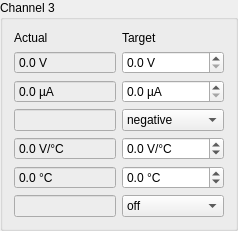
    <widget class="QGroupBox" name="groupBox">
     <property name="title">
      <string>Channel 3</string>
     </property>
     <layout class="QGridLayout" name="gridLayout_3" columnstretch="1,1">
      <item row="0" column="0">
       <widget class="QLabel" name="label_17">
        <property name="text">
         <string>Actual</string>
        </property>
       </widget>
      </item>
      <item row="0" column="1">
       <widget class="QLabel" name="label_18">
        <property name="text">
         <string>Target</string>
        </property>
       </widget>
      </item>
      <item row="1" column="0">
       <widget class="QDoubleSpinBox" name="spin_actual_voltage_limit_4">
        <property name="sizePolicy">
         <sizepolicy hsizetype="MinimumExpanding" vsizetype="Fixed">
          <horstretch>0</horstretch>
          <verstretch>0</verstretch>
         </sizepolicy>
        </property>
        <property name="palette">
         <palette>
          <active>
           <colorrole role="Base">
            <brush brushstyle="SolidPattern">
             <color alpha="255">
              <red>237</red>
              <green>237</green>
              <blue>237</blue>
             </color>
            </brush>
           </colorrole>
          </active>
          <inactive>
           <colorrole role="Base">
            <brush brushstyle="SolidPattern">
             <color alpha="255">
              <red>237</red>
              <green>237</green>
              <blue>237</blue>
             </color>
            </brush>
           </colorrole>
          </inactive>
          <disabled>
           <colorrole role="Base">
            <brush brushstyle="SolidPattern">
             <color alpha="255">
              <red>255</red>
              <green>255</green>
              <blue>255</blue>
             </color>
            </brush>
           </colorrole>
          </disabled>
         </palette>
        </property>
        <property name="readOnly">
         <bool>true</bool>
        </property>
        <property name="buttonSymbols">
         <enum>QAbstractSpinBox::NoButtons</enum>
        </property>
        <property name="suffix">
         <string> V</string>
        </property>
        <property name="decimals">
         <number>1</number>
        </property>
        <property name="maximum">
         <double>10000.000000000000000</double>
        </property>
        <property name="singleStep">
         <double>0.100000000000000</double>
        </property>
       </widget>
      </item>
      <item row="1" column="1">
       <widget class="QDoubleSpinBox" name="spin_target_voltage_limit_4">
        <property name="sizePolicy">
         <sizepolicy hsizetype="MinimumExpanding" vsizetype="Fixed">
          <horstretch>0</horstretch>
          <verstretch>0</verstretch>
         </sizepolicy>
        </property>
        <property name="suffix">
         <string> V</string>
        </property>
        <property name="decimals">
         <number>1</number>
        </property>
        <property name="maximum">
         <double>10000.000000000000000</double>
        </property>
        <property name="singleStep">
         <double>0.100000000000000</double>
        </property>
       </widget>
      </item>
      <item row="2" column="0">
       <widget class="QDoubleSpinBox" name="spin_actual_current_limit_4">
        <property name="sizePolicy">
         <sizepolicy hsizetype="MinimumExpanding" vsizetype="Fixed">
          <horstretch>0</horstretch>
          <verstretch>0</verstretch>
         </sizepolicy>
        </property>
        <property name="palette">
         <palette>
          <active>
           <colorrole role="Base">
            <brush brushstyle="SolidPattern">
             <color alpha="255">
              <red>237</red>
              <green>237</green>
              <blue>237</blue>
             </color>
            </brush>
           </colorrole>
          </active>
          <inactive>
           <colorrole role="Base">
            <brush brushstyle="SolidPattern">
             <color alpha="255">
              <red>237</red>
              <green>237</green>
              <blue>237</blue>
             </color>
            </brush>
           </colorrole>
          </inactive>
          <disabled>
           <colorrole role="Base">
            <brush brushstyle="SolidPattern">
             <color alpha="255">
              <red>255</red>
              <green>255</green>
              <blue>255</blue>
             </color>
            </brush>
           </colorrole>
          </disabled>
         </palette>
        </property>
        <property name="readOnly">
         <bool>true</bool>
        </property>
        <property name="buttonSymbols">
         <enum>QAbstractSpinBox::NoButtons</enum>
        </property>
        <property name="suffix">
         <string> µA</string>
        </property>
        <property name="decimals">
         <number>1</number>
        </property>
        <property name="maximum">
         <double>10000.000000000000000</double>
        </property>
        <property name="singleStep">
         <double>1.000000000000000</double>
        </property>
       </widget>
      </item>
      <item row="2" column="1">
       <widget class="QDoubleSpinBox" name="spin_target_current_limit_4">
        <property name="sizePolicy">
         <sizepolicy hsizetype="MinimumExpanding" vsizetype="Fixed">
          <horstretch>0</horstretch>
          <verstretch>0</verstretch>
         </sizepolicy>
        </property>
        <property name="suffix">
         <string> µA</string>
        </property>
        <property name="decimals">
         <number>1</number>
        </property>
        <property name="maximum">
         <double>10000.000000000000000</double>
        </property>
        <property name="singleStep">
         <double>0.100000000000000</double>
        </property>
       </widget>
      </item>
      <item row="3" column="0">
       <widget class="QLineEdit" name="le_actual_polarity_6">
        <property name="palette">
         <palette>
          <active>
           <colorrole role="Base">
            <brush brushstyle="SolidPattern">
             <color alpha="255">
              <red>237</red>
              <green>237</green>
              <blue>237</blue>
             </color>
            </brush>
           </colorrole>
          </active>
          <inactive>
           <colorrole role="Base">
            <brush brushstyle="SolidPattern">
             <color alpha="255">
              <red>237</red>
              <green>237</green>
              <blue>237</blue>
             </color>
            </brush>
           </colorrole>
          </inactive>
          <disabled>
           <colorrole role="Base">
            <brush brushstyle="SolidPattern">
             <color alpha="255">
              <red>255</red>
              <green>255</green>
              <blue>255</blue>
             </color>
            </brush>
           </colorrole>
          </disabled>
         </palette>
        </property>
        <property name="readOnly">
         <bool>true</bool>
        </property>
       </widget>
      </item>
      <item row="3" column="1">
       <widget class="QComboBox" name="combo_target_polarity_4">
        <item>
         <property name="text">
          <string>negative</string>
         </property>
        </item>
        <item>
         <property name="text">
          <string>positive</string>
         </property>
        </item>
       </widget>
      </item>
      <item row="4" column="0">
       <widget class="QDoubleSpinBox" name="spin_actual_tcomp_slope_6">
        <property name="sizePolicy">
         <sizepolicy hsizetype="MinimumExpanding" vsizetype="Fixed">
          <horstretch>0</horstretch>
          <verstretch>0</verstretch>
         </sizepolicy>
        </property>
        <property name="palette">
         <palette>
          <active>
           <colorrole role="Base">
            <brush brushstyle="SolidPattern">
             <color alpha="255">
              <red>237</red>
              <green>237</green>
              <blue>237</blue>
             </color>
            </brush>
           </colorrole>
          </active>
          <inactive>
           <colorrole role="Base">
            <brush brushstyle="SolidPattern">
             <color alpha="255">
              <red>237</red>
              <green>237</green>
              <blue>237</blue>
             </color>
            </brush>
           </colorrole>
          </inactive>
          <disabled>
           <colorrole role="Base">
            <brush brushstyle="SolidPattern">
             <color alpha="255">
              <red>255</red>
              <green>255</green>
              <blue>255</blue>
             </color>
            </brush>
           </colorrole>
          </disabled>
         </palette>
        </property>
        <property name="readOnly">
         <bool>true</bool>
        </property>
        <property name="buttonSymbols">
         <enum>QAbstractSpinBox::NoButtons</enum>
        </property>
        <property name="suffix">
         <string> V/°C</string>
        </property>
        <property name="decimals">
         <number>1</number>
        </property>
        <property name="minimum">
         <double>-9999.000000000000000</double>
        </property>
        <property name="maximum">
         <double>9999.000000000000000</double>
        </property>
        <property name="singleStep">
         <double>1.000000000000000</double>
        </property>
       </widget>
      </item>
      <item row="4" column="1">
       <widget class="QDoubleSpinBox" name="spin_target_tcomp_slope_6">
        <property name="sizePolicy">
         <sizepolicy hsizetype="MinimumExpanding" vsizetype="Fixed">
          <horstretch>0</horstretch>
          <verstretch>0</verstretch>
         </sizepolicy>
        </property>
        <property name="suffix">
         <string> V/°C</string>
        </property>
        <property name="decimals">
         <number>1</number>
        </property>
        <property name="minimum">
         <double>-9999.000000000000000</double>
        </property>
        <property name="maximum">
         <double>9999.000000000000000</double>
        </property>
        <property name="singleStep">
         <double>0.100000000000000</double>
        </property>
       </widget>
      </item>
      <item row="5" column="0">
       <widget class="QDoubleSpinBox" name="spin_actual_tcomp_slope_7">
        <property name="sizePolicy">
         <sizepolicy hsizetype="MinimumExpanding" vsizetype="Fixed">
          <horstretch>0</horstretch>
          <verstretch>0</verstretch>
         </sizepolicy>
        </property>
        <property name="palette">
         <palette>
          <active>
           <colorrole role="Base">
            <brush brushstyle="SolidPattern">
             <color alpha="255">
              <red>237</red>
              <green>237</green>
              <blue>237</blue>
             </color>
            </brush>
           </colorrole>
          </active>
          <inactive>
           <colorrole role="Base">
            <brush brushstyle="SolidPattern">
             <color alpha="255">
              <red>237</red>
              <green>237</green>
              <blue>237</blue>
             </color>
            </brush>
           </colorrole>
          </inactive>
          <disabled>
           <colorrole role="Base">
            <brush brushstyle="SolidPattern">
             <color alpha="255">
              <red>255</red>
              <green>255</green>
              <blue>255</blue>
             </color>
            </brush>
           </colorrole>
          </disabled>
         </palette>
        </property>
        <property name="readOnly">
         <bool>true</bool>
        </property>
        <property name="buttonSymbols">
         <enum>QAbstractSpinBox::NoButtons</enum>
        </property>
        <property name="suffix">
         <string> °C</string>
        </property>
        <property name="decimals">
         <number>1</number>
        </property>
        <property name="minimum">
         <double>0.000000000000000</double>
        </property>
        <property name="maximum">
         <double>50.000000000000000</double>
        </property>
        <property name="singleStep">
         <double>0.100000000000000</double>
        </property>
       </widget>
      </item>
      <item row="5" column="1">
       <widget class="QDoubleSpinBox" name="spin_target_tcomp_slope_7">
        <property name="sizePolicy">
         <sizepolicy hsizetype="MinimumExpanding" vsizetype="Fixed">
          <horstretch>0</horstretch>
          <verstretch>0</verstretch>
         </sizepolicy>
        </property>
        <property name="suffix">
         <string> °C</string>
        </property>
        <property name="decimals">
         <number>1</number>
        </property>
        <property name="minimum">
         <double>-9999.000000000000000</double>
        </property>
        <property name="maximum">
         <double>9999.000000000000000</double>
        </property>
        <property name="singleStep">
         <double>0.100000000000000</double>
        </property>
       </widget>
      </item>
      <item row="6" column="0">
       <widget class="QLineEdit" name="le_actual_polarity_7">
        <property name="palette">
         <palette>
          <active>
           <colorrole role="Base">
            <brush brushstyle="SolidPattern">
             <color alpha="255">
              <red>237</red>
              <green>237</green>
              <blue>237</blue>
             </color>
            </brush>
           </colorrole>
          </active>
          <inactive>
           <colorrole role="Base">
            <brush brushstyle="SolidPattern">
             <color alpha="255">
              <red>237</red>
              <green>237</green>
              <blue>237</blue>
             </color>
            </brush>
           </colorrole>
          </inactive>
          <disabled>
           <colorrole role="Base">
            <brush brushstyle="SolidPattern">
             <color alpha="255">
              <red>255</red>
              <green>255</green>
              <blue>255</blue>
             </color>
            </brush>
           </colorrole>
          </disabled>
         </palette>
        </property>
        <property name="readOnly">
         <bool>true</bool>
        </property>
       </widget>
      </item>
      <item row="6" column="1">
       <widget class="QComboBox" name="comboBox_3">
        <item>
         <property name="text">
          <string>off</string>
         </property>
        </item>
        <item>
         <property name="text">
          <string>0</string>
         </property>
        </item>
        <item>
         <property name="text">
          <string>1</string>
         </property>
        </item>
        <item>
         <property name="text">
          <string>2</string>
         </property>
        </item>
        <item>
         <property name="text">
          <string>3</string>
         </property>
        </item>
       </widget>
      </item>
     </layout>
    </widget>
